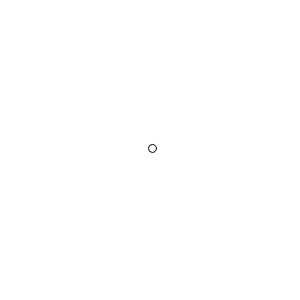
Frame 1 (no input)
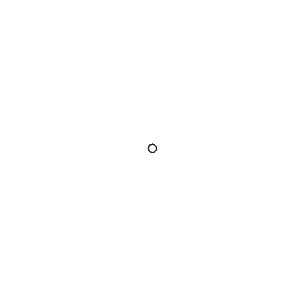
Frame 60 (no input)
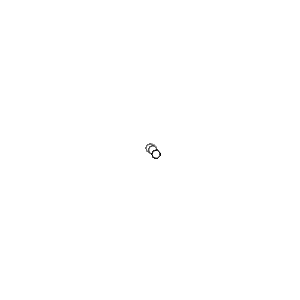
Frame 120 (the mouse pressed at the canvas centre since frame 60)

The p5.js sketch that drew these frames (run headless with seeded random() and noise() and a simulated clock; from frame 60 on, the mouse is pressed at the canvas centre):

// p5.js sketch
// ── sketch.js
var pos0;
var stepScale = 5.0;

// 函数setup() ：准备阶段
function setup() {
	createCanvas(300,300);
	pos0 = createVector(width/2,height/2)
}

// 函数draw()：作画阶段
function draw() {
	fill(255,5);// 填充白色
	rect(-1,-1,width+2,height+2);

	// random walk
	if(poissonInvoke())
	{
		pos0.x += stepScale * random(-1,1);
		pos0.y += stepScale * random(-1,1);
	}
	
	// wrap on the canvas
	pos0 = wrapOnCanvas(pos0);

	fill(255);
	stroke(0);
	ellipse(pos0.x,pos0.y,8,8);
}

var leftTime =-1;
function poissonInvoke()
{
	if(leftTime<0)
	{
		// 用泊松分布重新生成LeftTime
		leftTime = poissonRandom()
		//leftTime = random(0,2);
		return true;
	}
	else
	{
		leftTime -= 0.05;
		return false;
	}
}

var lamda = 1;
function poissonRandom()
{
	// 取一个矩形范围
	var tMin = 0;
	var tMax = 5;
	var pMin = 0;
	var pMax = 0.37;

	var count = 0;
	while(count<10000)
	{
		// 1 在矩形范围内按均匀分布去一个点
		var x = random(tMin,tMax);
		var p = random(pMin,pMax);

		// 2 判断该点在概率分布曲线上还是下
		// 计算对应的曲线上的p值
		var pThres = exp(-lamda * x) * lamda * x;

		// 3 判断是否成功
		// 若再曲线下方，返回该点的x坐标
		if(p<pThres)
		{
			return x;
		}
		count ++;
	}
	
	return tMax;
}

function wrapOnCanvas(p)
{

	if(p.x<0)
	{
		p.x += width;
	}
	else if(p.x>width)
	{
		p.x -=width;
	}
	if(p.y<0)
	{
		p.y += height;
	}
	else if(p.y>height)
	{
		p.y -= height;
	}

	return p;
}
